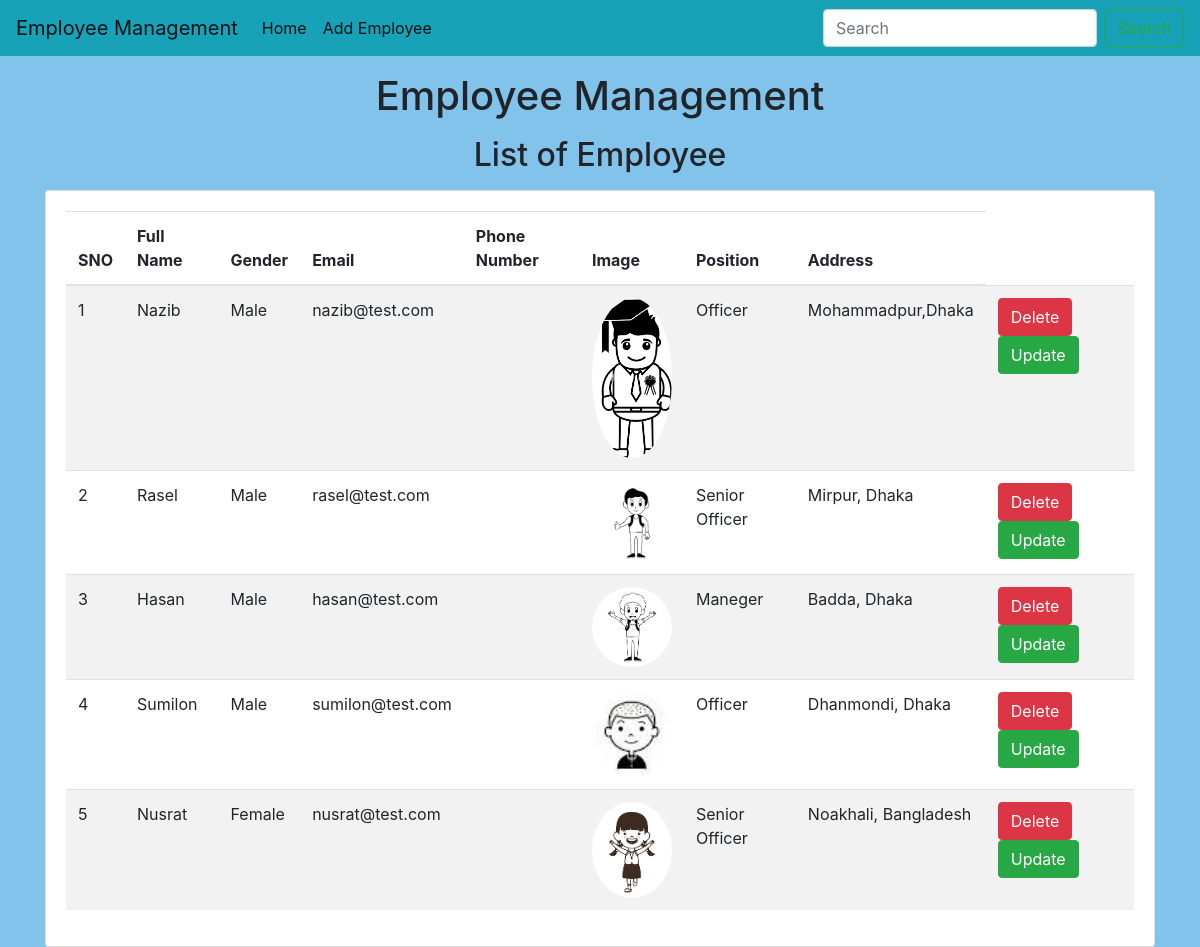
The page / on the database its author committed.
### emp/models.py (models this page shows)
class Employee_Info(models.Model):
    full_name = models.CharField(max_length=20)
    gender = models.CharField(max_length=10)
    email = models.CharField(max_length=20)
    phone = models.CharField(max_length=11)
    image = models.ImageField(upload_to='emp_profile')
    position = models.CharField(max_length=20)
    address = models.CharField(max_length=100)

### emp/views.py (the view)
# urls.py: path('',home, name="home"),
def home(request):
    emp = Employee_Info.objects.all()
    return render(request, "home.html", {'emp': emp})

### templates/home.html (shortened to what this page needs)
{% extends 'base.html' %}
{% block body %}
<h1 class="text-center my-3">Employee Management</h1>
<h2 class="text-center my-3">List of Employee</h2>
<div class="container">
    <div class="row">
        <div class="col-md-12">
            <div class="card">
                <div class="card-body">
                    <table class="table table-striped">
                        <thead>
                            <tr>
                                <th>SNO</th>
                                <th>Full Name</th>
                                <th>Gender</th>
                                <th>Email</th>
                                <th>Phone Number</th>
                                <th>Image</th>
                                <th>Position</th>
                                <th>Address</th>
                            </tr>
                        </thead>
                        <tbody>
                            {% for e in emp %}
                                <tr>
                                    <td>{{forloop.counter}}</td>
                                    <td>{{e.full_name}}</td>
                                    <td>{{e.gender}}</td>
                                    <td>{{e.email}}</td>
                                    <td>{{e.hopne}}</td>
                                    <td>
                                        <div class="images">
                                            <img src="{{ e.image.url }}" alt="img">
                                        </div>
                                    </td>
                                    <td>{{e.position}}</td>
                                    <td>{{e.address}}</td>
                                    <td>
                                        <a href="" class="btn btn-danger md-sm">Delete</a>
                                        <a href="" class="btn btn-success md-sm">Update</a>
                                    </td>
                                </tr>
                            {% endfor %}
                        </tbody>
                    </table>
                </div>
            </div>
        </div>
    </div>
</div>
{% endblock body %}

### templates/base.html (shortened to what this page needs)
<!doctype html>
{% load static %}
<html lang="en">
  <head>
    <link rel="stylesheet" href="https://cdn.jsdelivr.net/npm/bootstrap@4.0.0/dist/css/bootstrap.min.css">
  </head>
  <body style=" background-color: #82C3EC">
    <nav class="navbar navbar-expand-lg navbar-light bg-info">
  <a class="navbar-brand" href="#">Employee Management</a>
  <div class="collapse navbar-collapse" id="navbarSupportedContent">
    <ul class="navbar-nav mr-auto">
      <li class="nav-item active">
        <a class="nav-link" href="{% url 'home' %}">Home <span class="sr-only">(current)</span></a>
      </li>
      <li class="nav-item active">
        <a class="nav-link" href="{% url 'add_emp' %}">Add Employee <span class="sr-only">(current)</span></a>
      </li>
    </ul>
    <form class="form-inline my-2 my-lg-0">
      <input class="form-control mr-sm-2" type="search" placeholder="Search" aria-label="Search">
      <button class="btn btn-outline-success my-2 my-sm-0" type="submit">Search</button>
    </form>
  </div>
</nav>
    {% block body %}
    {% endblock body %}
  </body>
</html>

### templates/home.html (style rules this page uses)
img { width:80px; hight:100px; border-radius: 100%; }

### rows shown on the page
Employee_Info: full_name "Nazib", gender "Male", email "nazib@test.com", image (picture), position "Officer", address "Mohammadpur,Dhaka"
Employee_Info: full_name "Rasel", gender "Male", email "rasel@test.com", image (picture), position "Senior Officer", address "Mirpur, Dhaka"
Employee_Info: full_name "Hasan", gender "Male", email "hasan@test.com", image (picture), position "Maneger", address "Badda, Dhaka"
Employee_Info: full_name "Sumilon", gender "Male", email "sumilon@test.com", image (picture), position "Officer", address "Dhanmondi, Dhaka"
Employee_Info: full_name "Nusrat", gender "Female", email "nusrat@test.com", image (picture), position "Senior Officer", address "Noakhali, Bangladesh"
